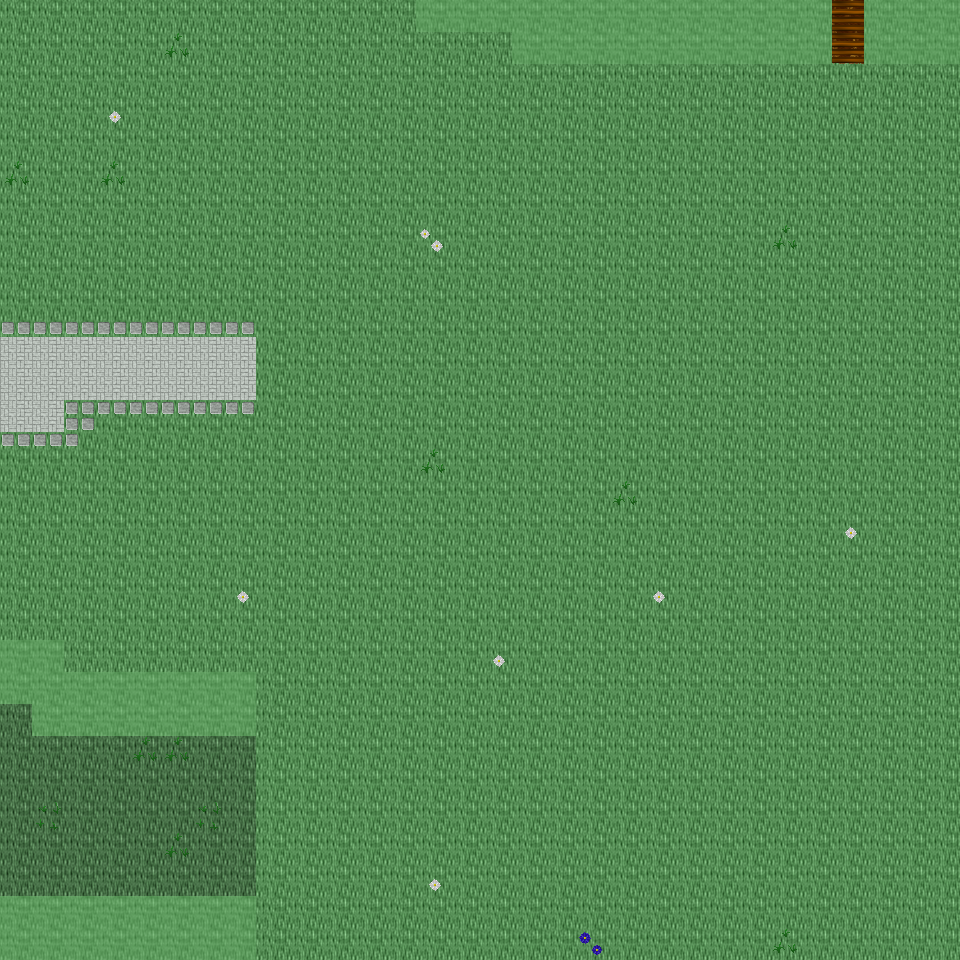

Rendered tile map (Tiled .tmx) drawn with the repository's tilesets; below, a short description and the map source with its tile grids summarised:
An orthogonal 30x30 tile map with 32x32 px tiles, 6 tile layers (Ground, Object, Object2, Above, ...), 25 tilesets and 5 objects (5x mapExit).

<map version="1.0" orientation="orthogonal" renderorder="right-down" width="30" height="30" tilewidth="32" tileheight="32" nextobjectid="6">
  <tileset firstgid="1" name="tileset_ground_ground" tilewidth="32" tileheight="32" tilecount="33" columns="3">
    <image source="../drawable/tileset_ground_ground.png" width="96" height="352" />
  </tileset>
  <tileset firstgid="34" name="tileset_ground_grass_edges" tilewidth="32" tileheight="32" tilecount="36" columns="12">
    <image source="../drawable/tileset_ground_grass_edges.png" width="384" height="96" />
  </tileset>
  <tileset firstgid="70" name="tileset_ground_ridge_earth_dark" tilewidth="32" tileheight="32" tilecount="96" columns="12">
    <image source="../drawable/tileset_ground_ridge_earth_dark.png" width="384" height="256" />
  </tileset>
  <tileset firstgid="166" name="tileset_plant_flower_daisy_white" tilewidth="32" tileheight="32" tilecount="8" columns="2">
    <image source="../drawable/tileset_plant_flower_daisy_white.png" width="64" height="128" />
  </tileset>
  <tileset firstgid="174" name="tileset_plant_grasses" tilewidth="32" tileheight="32" tilecount="6" columns="3">
    <image source="../drawable/tileset_plant_grasses.png" width="96" height="64" />
  </tileset>
  <tileset firstgid="180" name="tileset_ground_rock_pebbles" tilewidth="32" tileheight="32" tilecount="3" columns="1">
    <image source="../drawable/tileset_ground_rock_pebbles.png" width="32" height="96" />
  </tileset>
  <tileset firstgid="183" name="tileset_plant_flower_daisy_blue" tilewidth="32" tileheight="32" tilecount="8" columns="2">
    <image source="../drawable/tileset_plant_flower_daisy_blue.png" width="64" height="128" />
  </tileset>
  <tileset firstgid="191" name="tileset_ground_ladder_vertical_dark" tilewidth="32" tileheight="32" tilecount="3" columns="3">
    <image source="../drawable/tileset_ground_ladder_vertical_dark.png" width="96" height="32" />
  </tileset>
  <tileset firstgid="194" name="tileset_item_corpse_huge_animal" tilewidth="32" tileheight="32" tilecount="16" columns="2">
    <image source="../drawable/tileset_item_corpse_huge_animal.png" width="64" height="256" />
  </tileset>
  <tileset firstgid="210" name="tileset_ground_ladder_steps" tilewidth="32" tileheight="32" tilecount="6" columns="3">
    <image source="../drawable/tileset_ground_ladder_steps.png" width="96" height="64" />
  </tileset>
  <tileset firstgid="216" name="tileset_logic_creature_rodent" tilewidth="32" tileheight="32" tilecount="8" columns="8">
    <image source="../drawable/tileset_logic_creature_rodent.png" width="256" height="32" />
  </tileset>
  <tileset firstgid="224" name="tileset_logic_creature_animal" tilewidth="32" tileheight="32" tilecount="32" columns="8">
    <image source="../drawable/tileset_logic_creature_animal.png" width="256" height="128" />
  </tileset>
  <tileset firstgid="256" name="tileset_logic_portal" tilewidth="32" tileheight="32" tilecount="24" columns="8">
    <image source="../drawable/tileset_logic_portal.png" width="256" height="96" />
  </tileset>
  <tileset firstgid="280" name="tileset_logic_creature_orc" tilewidth="32" tileheight="32" tilecount="5" columns="5">
    <image source="../drawable/tileset_logic_creature_orc.png" width="192" height="32" />
  </tileset>
  <tileset firstgid="285" name="tileset_logic_collision" tilewidth="32" tileheight="32" tilecount="1" columns="1">
    <image source="../drawable/tileset_logic_collision.png" width="32" height="32" />
  </tileset>
  <tileset firstgid="286" name="tileset_ground_green_paving" tilewidth="32" tileheight="32" tilecount="18" columns="3">
    <image source="../drawable/tileset_ground_green_paving.png" width="96" height="192" />
  </tileset>
  <tileset firstgid="304" name="tileset_logic_protection" tilewidth="32" tileheight="32" tilecount="2" columns="2">
    <image source="../drawable/tileset_logic_protection.png" width="64" height="32" />
  </tileset>
  <tileset firstgid="306" name="tileset_ground_earth_edges" tilewidth="32" tileheight="32" tilecount="18" columns="6">
    <image source="../drawable/tileset_ground_earth_edges.png" width="192" height="96" />
  </tileset>
  <tileset firstgid="324" name="tileset_ground_grass_corners" tilewidth="32" tileheight="32" tilecount="24" columns="6">
    <image source="../drawable/tileset_ground_grass_corners.png" width="192" height="128" />
  </tileset>
  <tileset firstgid="348" name="tileset_plant_tree_tree_darkgreen" tilewidth="32" tileheight="32" tilecount="88" columns="8">
    <image source="../drawable/tileset_plant_tree_tree_darkgreen.png" width="256" height="352" />
  </tileset>
  <tileset firstgid="436" name="tileset_plant_tree_evergreen" tilewidth="32" tileheight="32" tilecount="36" columns="3">
    <image source="../drawable/tileset_plant_tree_evergreen.png" width="96" height="384" />
  </tileset>
  <tileset firstgid="472" name="tileset_building_decoration_rocks" tilewidth="32" tileheight="32" tilecount="6" columns="3">
    <image source="../drawable/tileset_building_decoration_rocks.png" width="96" height="64" />
  </tileset>
  <tileset firstgid="478" name="tileset_plant_bush_bushes" tilewidth="32" tileheight="32" tilecount="10" columns="5">
    <image source="../drawable/tileset_plant_bush_bushes.png" width="160" height="64" />
  </tileset>
  <tileset firstgid="488" name="tileset_plant_bush_various_small" tilewidth="32" tileheight="32" tilecount="9" columns="3">
    <image source="../drawable/tileset_plant_bush_various_small.png" width="96" height="96" />
  </tileset>
  <tileset firstgid="497" name="tileset_ground_dry_grass" tilewidth="32" tileheight="32" tilecount="54" columns="9">
    <image source="../drawable/tileset_ground_dry_grass.png" width="288" height="192" />
  </tileset>
  <layer name="Ground" width="30" height="30">
    <data>[900 cells, 900 non-empty, 5 distinct tile ids]</data>
  </layer>
  <layer name="Object" width="30" height="30">
    <data>[900 cells, 101 non-empty, 18 distinct tile ids]</data>
  </layer>
  <layer name="Object2" width="30" height="30">
    <data>[900 cells, 6 non-empty, 3 distinct tile ids]</data>
  </layer>
  <layer name="Above" width="30" height="30">
    <data>[900 cells, 0 non-empty, 0 distinct tile ids]</data>
  </layer>
  <layer name="Above2" width="30" height="30">
    <data>[900 cells, 0 non-empty, 0 distinct tile ids]</data>
  </layer>
  <layer name="Walkable" width="30" height="30">
    <data>[900 cells, 62 non-empty, 1 distinct tile ids]</data>
  </layer>
  <objectgroup name="MapEvents">
    <object id="1" name="north" type="mapExit" x="0" y="0" width="416" height="32">
      <properties>
        <property name="map" value="level_0_x174_y26" />
        <property name="x" value="0" />
        <property name="y" value="28" />
      </properties>
    </object>
    <object id="2" name="north2" type="mapExit" x="832" y="0" width="32" height="32">
      <properties>
        <property name="map" value="level_0_x174_y26" />
        <property name="x" value="26" />
        <property name="y" value="28" />
      </properties>
    </object>
    <object id="3" name="south" type="mapExit" x="256" y="928" width="704" height="32">
      <properties>
        <property name="map" value="level_0_x174_y28" />
        <property name="x" value="8" />
        <property name="y" value="1" />
      </properties>
    </object>
    <object id="4" name="west" type="mapExit" x="0" y="0" width="32" height="640">
      <properties>
        <property name="map" value="level_0_x173_y27" />
        <property name="x" value="28" />
        <property name="y" value="0" />
      </properties>
    </object>
    <object id="5" name="west2" type="mapExit" x="0" y="704" width="32" height="192">
      <properties>
        <property name="map" value="level_0_x173_y27" />
        <property name="x" value="28" />
        <property name="y" value="22" />
      </properties>
    </object>
  </objectgroup>
</map>
